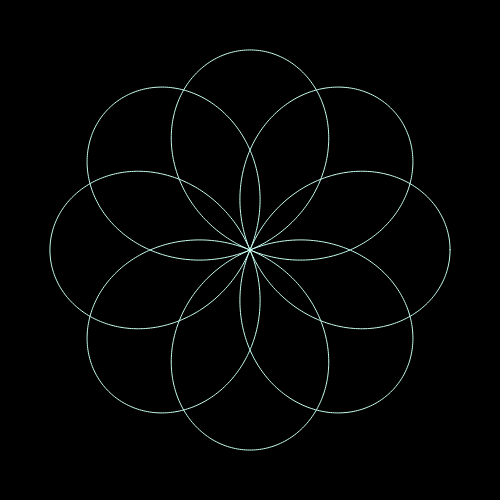
Frame 1 (no input)
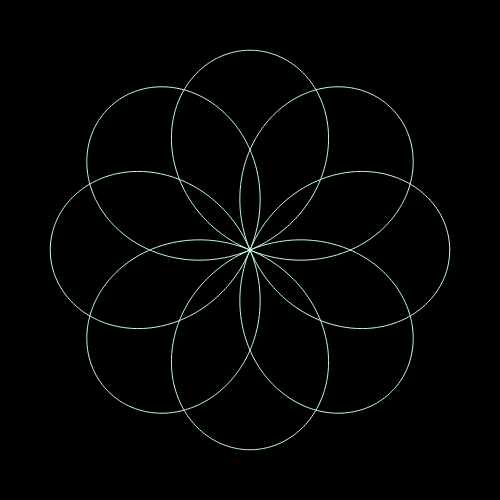
Frame 60 (no input)
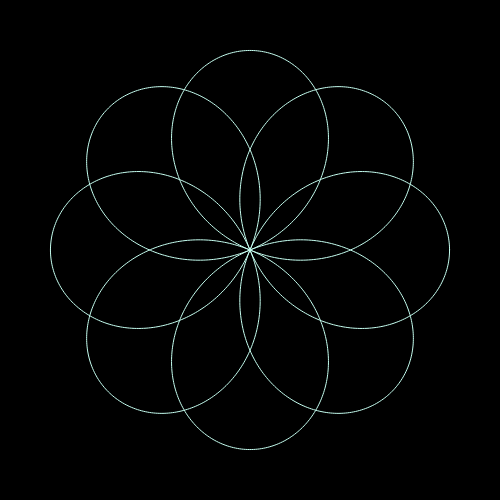
Frame 120 (the mouse pressed at the canvas centre since frame 60)

The p5.js sketch that drew these frames (run headless with seeded random() and noise() and a simulated clock; from frame 60 on, the mouse is pressed at the canvas centre):

// p5.js sketch
// ── sketch.js
// https://en.wikipedia.org/wiki/Rose_(mathematics)
var k, n, d, c, coff;
var sliderN, sliderD, sliderC;
var pn, pd, pc;
var off, offl; // perlin noise offset
var frameCountDiv = 20; // The lager the slower fluctuating Speed

function setup() {
    
    createCanvas(500, 500);    
    sliderN = createSlider(1, 10, 4, 1);
    sliderD = createSlider(1, 10, 3, 1);
    sliderC = createSlider(-200, 200, 0, 1);
//    pn = createP('');
//    pn.id('text_n');
//    pd = createP('');
//    pd.id('text_d');
//    pc = createP('');
//    pc.id('text_c');
//    pn.position(0, height + 20);
    off = 0;
    offl = 0;
    coff = 0;
}


function draw() {
    
    colorMode(RGB);
    background(0);
    n = sliderN.value();
    d = sliderD.value();
    coff = sliderC.value();
    
//    pn.innerHTML = n;
    
    k = n/d;
    
    translate(width/2, height/2);
    
    // offset parameter
    // https://en.wikipedia.org/wiki/Rose_(mathematics)#Offset_parameter
    // c = sin(frameCount/frameCountDiv) * 10 * noise(off);
    c = sin(frameCount/frameCountDiv) * cos(frameCount) * 2;
    // c = 0;
    // off += 0.1;
    
    
    beginShape();
    colorMode(HSB);
    // strokeWeight(13 * noise(offl));
    offl += 0.4;
    
//    noFill();
    
    for (var a = 0; a < TWO_PI * d; a += 0.01) {
        // fill(map(n, 1, 10, 0, 255), 70, 60 + c);
        noFill();
        stroke(165, map(d, 1, 10, 0, 100), 100);
        // noStroke();
        var r = 200 * cos(k*a) + (c);
        var x = r * cos(a);
        var y = r * sin(a);
        vertex(x, y);
    }
    endShape(CLOSE);
    
    
    
}
